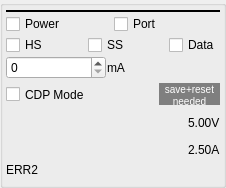
           <widget class="QGroupBox" name="groupBox_USB2">
            <property name="sizePolicy">
             <sizepolicy hsizetype="Preferred" vsizetype="Fixed">
              <horstretch>0</horstretch>
              <verstretch>0</verstretch>
             </sizepolicy>
            </property>
            <property name="title">
             <string/>
            </property>
            <layout class="QVBoxLayout" name="verticalLayout_16">
             <property name="spacing">
              <number>1</number>
             </property>
             <property name="leftMargin">
              <number>3</number>
             </property>
             <property name="topMargin">
              <number>3</number>
             </property>
             <property name="rightMargin">
              <number>3</number>
             </property>
             <property name="bottomMargin">
              <number>3</number>
             </property>
             <item>
              <widget class="ClickToEditLabel" name="clickToEdit_p2" native="true">
               <property name="sizePolicy">
                <sizepolicy hsizetype="Ignored" vsizetype="Preferred">
                 <horstretch>0</horstretch>
                 <verstretch>0</verstretch>
                </sizepolicy>
               </property>
               <property name="maximumSize">
                <size>
                 <width>16777215</width>
                 <height>16777215</height>
                </size>
               </property>
              </widget>
             </item>
             <item>
              <widget class="Line" name="lineUSB2">
               <property name="sizePolicy">
                <sizepolicy hsizetype="Expanding" vsizetype="Fixed">
                 <horstretch>0</horstretch>
                 <verstretch>0</verstretch>
                </sizepolicy>
               </property>
               <property name="minimumSize">
                <size>
                 <width>2</width>
                 <height>0</height>
                </size>
               </property>
               <property name="styleSheet">
                <string notr="true">color: rgb(0, 0, 0);</string>
               </property>
               <property name="frameShadow">
                <enum>QFrame::Plain</enum>
               </property>
               <property name="lineWidth">
                <number>2</number>
               </property>
               <property name="orientation">
                <enum>Qt::Horizontal</enum>
               </property>
              </widget>
             </item>
             <item>
              <layout class="QHBoxLayout" name="horizontalLayout_29">
               <item>
                <widget class="QCheckBox" name="checkBoxPowerUSB2">
                 <property name="sizePolicy">
                  <sizepolicy hsizetype="Minimum" vsizetype="Minimum">
                   <horstretch>0</horstretch>
                   <verstretch>0</verstretch>
                  </sizepolicy>
                 </property>
                 <property name="text">
                  <string>Power</string>
                 </property>
                </widget>
               </item>
               <item>
                <widget class="QCheckBox" name="checkBoxPortUSB2">
                 <property name="sizePolicy">
                  <sizepolicy hsizetype="Minimum" vsizetype="Minimum">
                   <horstretch>0</horstretch>
                   <verstretch>0</verstretch>
                  </sizepolicy>
                 </property>
                 <property name="text">
                  <string>Port</string>
                 </property>
                </widget>
               </item>
              </layout>
             </item>
             <item>
              <layout class="QHBoxLayout" name="horizontalLayout_28">
               <property name="spacing">
                <number>0</number>
               </property>
               <item>
                <widget class="QCheckBox" name="checkBoxDataHS_USB2">
                 <property name="sizePolicy">
                  <sizepolicy hsizetype="Minimum" vsizetype="Minimum">
                   <horstretch>0</horstretch>
                   <verstretch>0</verstretch>
                  </sizepolicy>
                 </property>
                 <property name="text">
                  <string>HS</string>
                 </property>
                 <property name="checked">
                  <bool>false</bool>
                 </property>
                </widget>
               </item>
               <item>
                <spacer name="horizontalSpacer_15">
                 <property name="orientation">
                  <enum>Qt::Horizontal</enum>
                 </property>
                 <property name="sizeHint" stdset="0">
                  <size>
                   <width>40</width>
                   <height>20</height>
                  </size>
                 </property>
                </spacer>
               </item>
               <item>
                <widget class="QCheckBox" name="checkBoxDataSS_USB2">
                 <property name="sizePolicy">
                  <sizepolicy hsizetype="Minimum" vsizetype="Minimum">
                   <horstretch>0</horstretch>
                   <verstretch>0</verstretch>
                  </sizepolicy>
                 </property>
                 <property name="text">
                  <string>SS</string>
                 </property>
                </widget>
               </item>
               <item>
                <spacer name="horizontalSpacer_18">
                 <property name="orientation">
                  <enum>Qt::Horizontal</enum>
                 </property>
                 <property name="sizeHint" stdset="0">
                  <size>
                   <width>40</width>
                   <height>20</height>
                  </size>
                 </property>
                </spacer>
               </item>
               <item>
                <widget class="QCheckBox" name="checkBoxDataUSB2">
                 <property name="sizePolicy">
                  <sizepolicy hsizetype="Minimum" vsizetype="Minimum">
                   <horstretch>0</horstretch>
                   <verstretch>0</verstretch>
                  </sizepolicy>
                 </property>
                 <property name="text">
                  <string>Data</string>
                 </property>
                </widget>
               </item>
              </layout>
             </item>
             <item>
              <layout class="QHBoxLayout" name="horizontalLayout_20">
               <item>
                <widget class="QSpinBox" name="spinBox_USB2">
                 <property name="sizePolicy">
                  <sizepolicy hsizetype="Fixed" vsizetype="Fixed">
                   <horstretch>0</horstretch>
                   <verstretch>0</verstretch>
                  </sizepolicy>
                 </property>
                 <property name="minimumSize">
                  <size>
                   <width>100</width>
                   <height>0</height>
                  </size>
                 </property>
                </widget>
               </item>
               <item>
                <widget class="QLabel" name="label_11">
                 <property name="sizePolicy">
                  <sizepolicy hsizetype="Preferred" vsizetype="Minimum">
                   <horstretch>0</horstretch>
                   <verstretch>0</verstretch>
                  </sizepolicy>
                 </property>
                 <property name="text">
                  <string>mA</string>
                 </property>
                </widget>
               </item>
              </layout>
             </item>
             <item>
              <layout class="QHBoxLayout" name="horizontalLayout_13">
               <property name="spacing">
                <number>0</number>
               </property>
               <item>
                <widget class="QCheckBox" name="checkBoxPortModeUSB2">
                 <property name="sizePolicy">
                  <sizepolicy hsizetype="Minimum" vsizetype="Minimum">
                   <horstretch>0</horstretch>
                   <verstretch>0</verstretch>
                  </sizepolicy>
                 </property>
                 <property name="minimumSize">
                  <size>
                   <width>100</width>
                   <height>29</height>
                  </size>
                 </property>
                 <property name="maximumSize">
                  <size>
                   <width>16777215</width>
                   <height>29</height>
                  </size>
                 </property>
                 <property name="text">
                  <string>CDP Mode</string>
                 </property>
                </widget>
               </item>
               <item>
                <widget class="QLabel" name="saveResetFlag2">
                 <property name="sizePolicy">
                  <sizepolicy hsizetype="Fixed" vsizetype="Fixed">
                   <horstretch>0</horstretch>
                   <verstretch>0</verstretch>
                  </sizepolicy>
                 </property>
                 <property name="minimumSize">
                  <size>
                   <width>61</width>
                   <height>22</height>
                  </size>
                 </property>
                 <property name="maximumSize">
                  <size>
                   <width>61</width>
                   <height>22</height>
                  </size>
                 </property>
                 <property name="font">
                  <font>
                   <pointsize>9</pointsize>
                  </font>
                 </property>
                 <property name="styleSheet">
                  <string notr="true">background-color: rgb(127, 127, 127);
color: rgb(255, 255, 255);</string>
                 </property>
                 <property name="text">
                  <string>&lt;html&gt;&lt;head/&gt;&lt;body&gt;&lt;p&gt;&lt;span style=&quot; font-size:7.5pt;&quot;&gt;save+reset needed&lt;/span&gt;&lt;/p&gt;&lt;/body&gt;&lt;/html&gt;</string>
                 </property>
                 <property name="textFormat">
                  <enum>Qt::AutoText</enum>
                 </property>
                 <property name="alignment">
                  <set>Qt::AlignCenter</set>
                 </property>
                 <property name="wordWrap">
                  <bool>true</bool>
                 </property>
                </widget>
               </item>
              </layout>
             </item>
             <item>
              <layout class="QGridLayout" name="gridLayout_43">
               <property name="spacing">
                <number>2</number>
               </property>
               <item row="1" column="1">
                <widget class="QLabel" name="labelCurrentUSB2">
                 <property name="sizePolicy">
                  <sizepolicy hsizetype="Minimum" vsizetype="Minimum">
                   <horstretch>0</horstretch>
                   <verstretch>0</verstretch>
                  </sizepolicy>
                 </property>
                 <property name="minimumSize">
                  <size>
                   <width>0</width>
                   <height>0</height>
                  </size>
                 </property>
                 <property name="text">
                  <string>2.50A</string>
                 </property>
                </widget>
               </item>
               <item row="0" column="1">
                <widget class="QLabel" name="labelVoltageUSB2">
                 <property name="sizePolicy">
                  <sizepolicy hsizetype="Minimum" vsizetype="Minimum">
                   <horstretch>0</horstretch>
                   <verstretch>0</verstretch>
                  </sizepolicy>
                 </property>
                 <property name="minimumSize">
                  <size>
                   <width>0</width>
                   <height>0</height>
                  </size>
                 </property>
                 <property name="text">
                  <string>5.00V</string>
                 </property>
                </widget>
               </item>
               <item row="0" column="0">
                <widget class="QCustomPlot" name="voltageSparklinePort2" native="true">
                 <property name="sizePolicy">
                  <sizepolicy hsizetype="Expanding" vsizetype="Preferred">
                   <horstretch>0</horstretch>
                   <verstretch>0</verstretch>
                  </sizepolicy>
                 </property>
                 <property name="minimumSize">
                  <size>
                   <width>0</width>
                   <height>25</height>
                  </size>
                 </property>
                 <property name="maximumSize">
                  <size>
                   <width>16777215</width>
                   <height>25</height>
                  </size>
                 </property>
                </widget>
               </item>
               <item row="1" column="0">
                <widget class="QCustomPlot" name="currentSparklinePort2" native="true">
                 <property name="sizePolicy">
                  <sizepolicy hsizetype="Expanding" vsizetype="Fixed">
                   <horstretch>0</horstretch>
                   <verstretch>0</verstretch>
                  </sizepolicy>
                 </property>
                 <property name="minimumSize">
                  <size>
                   <width>0</width>
                   <height>25</height>
                  </size>
                 </property>
                 <property name="maximumSize">
                  <size>
                   <width>16777215</width>
                   <height>25</height>
                  </size>
                 </property>
                </widget>
               </item>
              </layout>
             </item>
             <item>
              <widget class="QLabel" name="labelErrorStatusUSB2">
               <property name="sizePolicy">
                <sizepolicy hsizetype="Preferred" vsizetype="Minimum">
                 <horstretch>0</horstretch>
                 <verstretch>0</verstretch>
                </sizepolicy>
               </property>
               <property name="text">
                <string>ERR2</string>
               </property>
              </widget>
             </item>
             <item>
              <spacer name="verticalSpacer_13">
               <property name="orientation">
                <enum>Qt::Vertical</enum>
               </property>
               <property name="sizeHint" stdset="0">
                <size>
                 <width>20</width>
                 <height>5</height>
                </size>
               </property>
              </spacer>
             </item>
            </layout>
           </widget>
